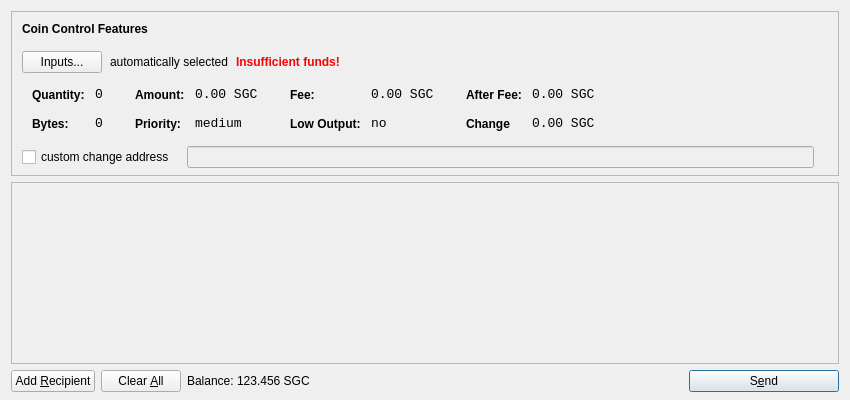
<?xml version="1.0" encoding="UTF-8"?>
<ui version="4.0">
 <class>SendCoinsDialog</class>
 <widget class="QDialog" name="SendCoinsDialog">
  <property name="geometry">
   <rect>
    <x>0</x>
    <y>0</y>
    <width>850</width>
    <height>400</height>
   </rect>
  </property>
  <property name="windowTitle">
   <string>Send Coins</string>
  </property>
  <property name="styleSheet">
   <string notr="true">background-image: url(:/images/gr);</string>
  </property>
  <layout class="QVBoxLayout" name="verticalLayout" stretch="0,1,0">
   <property name="bottomMargin">
    <number>8</number>
   </property>
   <item>
    <widget class="QFrame" name="frameCoinControl">
     <property name="sizePolicy">
      <sizepolicy hsizetype="Expanding" vsizetype="Expanding">
       <horstretch>0</horstretch>
       <verstretch>0</verstretch>
      </sizepolicy>
     </property>
     <property name="maximumSize">
      <size>
       <width>16777215</width>
       <height>16777215</height>
      </size>
     </property>
     <property name="frameShape">
      <enum>QFrame::StyledPanel</enum>
     </property>
     <property name="frameShadow">
      <enum>QFrame::Sunken</enum>
     </property>
     <layout class="QVBoxLayout" name="verticalLayoutCoinControl2">
      <property name="spacing">
       <number>6</number>
      </property>
      <property name="leftMargin">
       <number>0</number>
      </property>
      <property name="topMargin">
       <number>0</number>
      </property>
      <property name="rightMargin">
       <number>0</number>
      </property>
      <property name="bottomMargin">
       <number>6</number>
      </property>
      <item>
       <layout class="QVBoxLayout" name="verticalLayoutCoinControl" stretch="0,0,0,0,1">
        <property name="spacing">
         <number>0</number>
        </property>
        <property name="leftMargin">
         <number>10</number>
        </property>
        <property name="topMargin">
         <number>10</number>
        </property>
        <item>
         <layout class="QHBoxLayout" name="horizontalLayoutCoinControl1">
          <property name="bottomMargin">
           <number>15</number>
          </property>
          <item>
           <widget class="QLabel" name="labelCoinControlFeatures">
            <property name="sizePolicy">
             <sizepolicy hsizetype="Preferred" vsizetype="Maximum">
              <horstretch>0</horstretch>
              <verstretch>0</verstretch>
             </sizepolicy>
            </property>
            <property name="font">
             <font>
              <weight>75</weight>
              <bold>true</bold>
             </font>
            </property>
            <property name="styleSheet">
             <string notr="true">font-weight:bold;</string>
            </property>
            <property name="text">
             <string>Coin Control Features</string>
            </property>
           </widget>
          </item>
         </layout>
        </item>
        <item>
         <layout class="QHBoxLayout" name="horizontalLayoutCoinControl2" stretch="0,0,0,0">
          <property name="spacing">
           <number>8</number>
          </property>
          <property name="bottomMargin">
           <number>10</number>
          </property>
          <item>
           <widget class="QPushButton" name="pushButtonCoinControl">
            <property name="styleSheet">
             <string notr="true"/>
            </property>
            <property name="text">
             <string>Inputs...</string>
            </property>
           </widget>
          </item>
          <item>
           <widget class="QLabel" name="labelCoinControlAutomaticallySelected">
            <property name="text">
             <string>automatically selected</string>
            </property>
            <property name="margin">
             <number>5</number>
            </property>
           </widget>
          </item>
          <item>
           <widget class="QLabel" name="labelCoinControlInsuffFunds">
            <property name="font">
             <font>
              <weight>75</weight>
              <bold>true</bold>
             </font>
            </property>
            <property name="styleSheet">
             <string notr="true">color:red;font-weight:bold;</string>
            </property>
            <property name="text">
             <string>Insufficient funds!</string>
            </property>
            <property name="margin">
             <number>5</number>
            </property>
           </widget>
          </item>
          <item>
           <spacer name="horizontalSpacerCoinControl">
            <property name="orientation">
             <enum>Qt::Horizontal</enum>
            </property>
            <property name="sizeHint" stdset="0">
             <size>
              <width>40</width>
              <height>1</height>
             </size>
            </property>
           </spacer>
          </item>
         </layout>
        </item>
        <item>
         <widget class="QWidget" name="widgetCoinControl" native="true">
          <property name="sizePolicy">
           <sizepolicy hsizetype="Preferred" vsizetype="Preferred">
            <horstretch>0</horstretch>
            <verstretch>0</verstretch>
           </sizepolicy>
          </property>
          <property name="minimumSize">
           <size>
            <width>0</width>
            <height>0</height>
           </size>
          </property>
          <property name="styleSheet">
           <string notr="true"/>
          </property>
          <layout class="QHBoxLayout" name="horizontalLayoutCoinControl5">
           <property name="leftMargin">
            <number>0</number>
           </property>
           <property name="topMargin">
            <number>0</number>
           </property>
           <property name="rightMargin">
            <number>0</number>
           </property>
           <property name="bottomMargin">
            <number>0</number>
           </property>
           <item>
            <layout class="QHBoxLayout" name="horizontalLayoutCoinControl3" stretch="0,0,0,1">
             <property name="spacing">
              <number>20</number>
             </property>
             <property name="topMargin">
              <number>0</number>
             </property>
             <property name="bottomMargin">
              <number>10</number>
             </property>
             <item>
              <layout class="QFormLayout" name="formLayoutCoinControl1">
               <property name="horizontalSpacing">
                <number>10</number>
               </property>
               <property name="verticalSpacing">
                <number>14</number>
               </property>
               <property name="leftMargin">
                <number>10</number>
               </property>
               <property name="topMargin">
                <number>4</number>
               </property>
               <property name="rightMargin">
                <number>6</number>
               </property>
               <item row="0" column="0">
                <widget class="QLabel" name="labelCoinControlQuantityText">
                 <property name="styleSheet">
                  <string notr="true">font-weight:bold;</string>
                 </property>
                 <property name="text">
                  <string>Quantity:</string>
                 </property>
                 <property name="margin">
                  <number>0</number>
                 </property>
                </widget>
               </item>
               <item row="0" column="1">
                <widget class="QLabel" name="labelCoinControlQuantity">
                 <property name="font">
                  <font>
                   <family>Monospace</family>
                   <pointsize>10</pointsize>
                  </font>
                 </property>
                 <property name="cursor">
                  <cursorShape>IBeamCursor</cursorShape>
                 </property>
                 <property name="contextMenuPolicy">
                  <enum>Qt::ActionsContextMenu</enum>
                 </property>
                 <property name="text">
                  <string>0</string>
                 </property>
                 <property name="margin">
                  <number>0</number>
                 </property>
                 <property name="textInteractionFlags">
                  <set>Qt::LinksAccessibleByMouse|Qt::TextSelectableByKeyboard|Qt::TextSelectableByMouse</set>
                 </property>
                </widget>
               </item>
               <item row="1" column="0">
                <widget class="QLabel" name="labelCoinControlBytesText">
                 <property name="styleSheet">
                  <string notr="true">font-weight:bold;</string>
                 </property>
                 <property name="text">
                  <string>Bytes:</string>
                 </property>
                </widget>
               </item>
               <item row="1" column="1">
                <widget class="QLabel" name="labelCoinControlBytes">
                 <property name="font">
                  <font>
                   <family>Monospace</family>
                   <pointsize>10</pointsize>
                  </font>
                 </property>
                 <property name="cursor">
                  <cursorShape>IBeamCursor</cursorShape>
                 </property>
                 <property name="contextMenuPolicy">
                  <enum>Qt::ActionsContextMenu</enum>
                 </property>
                 <property name="text">
                  <string>0</string>
                 </property>
                 <property name="textInteractionFlags">
                  <set>Qt::LinksAccessibleByMouse|Qt::TextSelectableByKeyboard|Qt::TextSelectableByMouse</set>
                 </property>
                </widget>
               </item>
              </layout>
             </item>
             <item>
              <layout class="QFormLayout" name="formLayoutCoinControl2">
               <property name="horizontalSpacing">
                <number>10</number>
               </property>
               <property name="verticalSpacing">
                <number>14</number>
               </property>
               <property name="leftMargin">
                <number>6</number>
               </property>
               <property name="topMargin">
                <number>4</number>
               </property>
               <property name="rightMargin">
                <number>6</number>
               </property>
               <item row="0" column="0">
                <widget class="QLabel" name="labelCoinControlAmountText">
                 <property name="styleSheet">
                  <string notr="true">font-weight:bold;</string>
                 </property>
                 <property name="text">
                  <string>Amount:</string>
                 </property>
                 <property name="margin">
                  <number>0</number>
                 </property>
                </widget>
               </item>
               <item row="0" column="1">
                <widget class="QLabel" name="labelCoinControlAmount">
                 <property name="font">
                  <font>
                   <family>Monospace</family>
                   <pointsize>10</pointsize>
                  </font>
                 </property>
                 <property name="cursor">
                  <cursorShape>IBeamCursor</cursorShape>
                 </property>
                 <property name="contextMenuPolicy">
                  <enum>Qt::ActionsContextMenu</enum>
                 </property>
                 <property name="text">
                  <string>0.00 SGC</string>
                 </property>
                 <property name="textInteractionFlags">
                  <set>Qt::LinksAccessibleByMouse|Qt::TextSelectableByKeyboard|Qt::TextSelectableByMouse</set>
                 </property>
                </widget>
               </item>
               <item row="1" column="0">
                <widget class="QLabel" name="labelCoinControlPriorityText">
                 <property name="styleSheet">
                  <string notr="true">font-weight:bold;</string>
                 </property>
                 <property name="text">
                  <string>Priority:</string>
                 </property>
                </widget>
               </item>
               <item row="1" column="1">
                <widget class="QLabel" name="labelCoinControlPriority">
                 <property name="font">
                  <font>
                   <family>Monospace</family>
                   <pointsize>10</pointsize>
                  </font>
                 </property>
                 <property name="cursor">
                  <cursorShape>IBeamCursor</cursorShape>
                 </property>
                 <property name="contextMenuPolicy">
                  <enum>Qt::ActionsContextMenu</enum>
                 </property>
                 <property name="text">
                  <string>medium</string>
                 </property>
                 <property name="textInteractionFlags">
                  <set>Qt::LinksAccessibleByMouse|Qt::TextSelectableByKeyboard|Qt::TextSelectableByMouse</set>
                 </property>
                </widget>
               </item>
              </layout>
             </item>
             <item>
              <layout class="QFormLayout" name="formLayoutCoinControl3">
               <property name="horizontalSpacing">
                <number>10</number>
               </property>
               <property name="verticalSpacing">
                <number>14</number>
               </property>
               <property name="leftMargin">
                <number>6</number>
               </property>
               <property name="topMargin">
                <number>4</number>
               </property>
               <property name="rightMargin">
                <number>6</number>
               </property>
               <item row="0" column="0">
                <widget class="QLabel" name="labelCoinControlFeeText">
                 <property name="styleSheet">
                  <string notr="true">font-weight:bold;</string>
                 </property>
                 <property name="text">
                  <string>Fee:</string>
                 </property>
                 <property name="margin">
                  <number>0</number>
                 </property>
                </widget>
               </item>
               <item row="0" column="1">
                <widget class="QLabel" name="labelCoinControlFee">
                 <property name="font">
                  <font>
                   <family>Monospace</family>
                   <pointsize>10</pointsize>
                  </font>
                 </property>
                 <property name="cursor">
                  <cursorShape>IBeamCursor</cursorShape>
                 </property>
                 <property name="contextMenuPolicy">
                  <enum>Qt::ActionsContextMenu</enum>
                 </property>
                 <property name="text">
                  <string>0.00 SGC</string>
                 </property>
                 <property name="textInteractionFlags">
                  <set>Qt::LinksAccessibleByMouse|Qt::TextSelectableByKeyboard|Qt::TextSelectableByMouse</set>
                 </property>
                </widget>
               </item>
               <item row="1" column="0">
                <widget class="QLabel" name="labelCoinControlLowOutputText">
                 <property name="styleSheet">
                  <string notr="true">font-weight:bold;</string>
                 </property>
                 <property name="text">
                  <string>Low Output:</string>
                 </property>
                </widget>
               </item>
               <item row="1" column="1">
                <widget class="QLabel" name="labelCoinControlLowOutput">
                 <property name="font">
                  <font>
                   <family>Monospace</family>
                   <pointsize>10</pointsize>
                  </font>
                 </property>
                 <property name="cursor">
                  <cursorShape>IBeamCursor</cursorShape>
                 </property>
                 <property name="contextMenuPolicy">
                  <enum>Qt::ActionsContextMenu</enum>
                 </property>
                 <property name="text">
                  <string>no</string>
                 </property>
                 <property name="textInteractionFlags">
                  <set>Qt::LinksAccessibleByMouse|Qt::TextSelectableByKeyboard|Qt::TextSelectableByMouse</set>
                 </property>
                </widget>
               </item>
              </layout>
             </item>
             <item>
              <layout class="QFormLayout" name="formLayoutCoinControl4">
               <property name="horizontalSpacing">
                <number>10</number>
               </property>
               <property name="verticalSpacing">
                <number>14</number>
               </property>
               <property name="leftMargin">
                <number>6</number>
               </property>
               <property name="topMargin">
                <number>4</number>
               </property>
               <property name="rightMargin">
                <number>6</number>
               </property>
               <item row="0" column="0">
                <widget class="QLabel" name="labelCoinControlAfterFeeText">
                 <property name="styleSheet">
                  <string notr="true">font-weight:bold;</string>
                 </property>
                 <property name="text">
                  <string>After Fee:</string>
                 </property>
                 <property name="margin">
                  <number>0</number>
                 </property>
                </widget>
               </item>
               <item row="0" column="1">
                <widget class="QLabel" name="labelCoinControlAfterFee">
                 <property name="font">
                  <font>
                   <family>Monospace</family>
                   <pointsize>10</pointsize>
                  </font>
                 </property>
                 <property name="cursor">
                  <cursorShape>IBeamCursor</cursorShape>
                 </property>
                 <property name="contextMenuPolicy">
                  <enum>Qt::ActionsContextMenu</enum>
                 </property>
                 <property name="text">
                  <string>0.00 SGC</string>
                 </property>
                 <property name="textInteractionFlags">
                  <set>Qt::LinksAccessibleByMouse|Qt::TextSelectableByKeyboard|Qt::TextSelectableByMouse</set>
                 </property>
                </widget>
               </item>
               <item row="1" column="0">
                <widget class="QLabel" name="labelCoinControlChangeText">
                 <property name="styleSheet">
                  <string notr="true">font-weight:bold;</string>
                 </property>
                 <property name="text">
                  <string>Change</string>
                 </property>
                </widget>
               </item>
               <item row="1" column="1">
                <widget class="QLabel" name="labelCoinControlChange">
                 <property name="font">
                  <font>
                   <family>Monospace</family>
                   <pointsize>10</pointsize>
                  </font>
                 </property>
                 <property name="cursor">
                  <cursorShape>IBeamCursor</cursorShape>
                 </property>
                 <property name="contextMenuPolicy">
                  <enum>Qt::ActionsContextMenu</enum>
                 </property>
                 <property name="text">
                  <string>0.00 SGC</string>
                 </property>
                 <property name="textInteractionFlags">
                  <set>Qt::LinksAccessibleByMouse|Qt::TextSelectableByKeyboard|Qt::TextSelectableByMouse</set>
                 </property>
                </widget>
               </item>
              </layout>
             </item>
            </layout>
           </item>
          </layout>
         </widget>
        </item>
        <item>
         <layout class="QHBoxLayout" name="horizontalLayoutCoinControl4" stretch="0,0,0">
          <property name="spacing">
           <number>12</number>
          </property>
          <property name="sizeConstraint">
           <enum>QLayout::SetDefaultConstraint</enum>
          </property>
          <property name="topMargin">
           <number>5</number>
          </property>
          <property name="rightMargin">
           <number>5</number>
          </property>
          <item>
           <widget class="QCheckBox" name="checkBoxCoinControlChange">
            <property name="text">
             <string>custom change address</string>
            </property>
           </widget>
          </item>
          <item>
           <widget class="QLineEdit" name="lineEditCoinControlChange">
            <property name="enabled">
             <bool>false</bool>
            </property>
            <property name="sizePolicy">
             <sizepolicy hsizetype="Expanding" vsizetype="Fixed">
              <horstretch>0</horstretch>
              <verstretch>0</verstretch>
             </sizepolicy>
            </property>
           </widget>
          </item>
          <item>
           <widget class="QLabel" name="labelCoinControlChangeLabel">
            <property name="sizePolicy">
             <sizepolicy hsizetype="Preferred" vsizetype="Expanding">
              <horstretch>0</horstretch>
              <verstretch>0</verstretch>
             </sizepolicy>
            </property>
            <property name="minimumSize">
             <size>
              <width>0</width>
              <height>0</height>
             </size>
            </property>
            <property name="text">
             <string/>
            </property>
            <property name="margin">
             <number>3</number>
            </property>
           </widget>
          </item>
         </layout>
        </item>
        <item>
         <spacer name="verticalSpacerCoinControl">
          <property name="orientation">
           <enum>Qt::Vertical</enum>
          </property>
          <property name="sizeHint" stdset="0">
           <size>
            <width>800</width>
            <height>1</height>
           </size>
          </property>
         </spacer>
        </item>
       </layout>
      </item>
     </layout>
    </widget>
   </item>
   <item>
    <widget class="QScrollArea" name="scrollArea">
     <property name="widgetResizable">
      <bool>true</bool>
     </property>
     <widget class="QWidget" name="scrollAreaWidgetContents">
      <property name="geometry">
       <rect>
        <x>0</x>
        <y>0</y>
        <width>830</width>
        <height>172</height>
       </rect>
      </property>
      <layout class="QVBoxLayout" name="verticalLayout_2">
       <property name="leftMargin">
        <number>0</number>
       </property>
       <property name="topMargin">
        <number>0</number>
       </property>
       <property name="rightMargin">
        <number>0</number>
       </property>
       <property name="bottomMargin">
        <number>0</number>
       </property>
       <item>
        <layout class="QVBoxLayout" name="entries">
         <property name="spacing">
          <number>6</number>
         </property>
        </layout>
       </item>
       <item>
        <spacer name="verticalSpacer">
         <property name="orientation">
          <enum>Qt::Vertical</enum>
         </property>
         <property name="sizeHint" stdset="0">
          <size>
           <width>20</width>
           <height>40</height>
          </size>
         </property>
        </spacer>
       </item>
      </layout>
     </widget>
    </widget>
   </item>
   <item>
    <layout class="QHBoxLayout" name="horizontalLayout">
     <item>
      <widget class="QPushButton" name="addButton">
       <property name="toolTip">
        <string>Send to multiple recipients at once</string>
       </property>
       <property name="text">
        <string>Add &amp;Recipient</string>
       </property>
       <property name="icon">
        <iconset resource="../bitcoin.qrc">
         <normaloff>:/icons/add</normaloff>:/icons/add</iconset>
       </property>
       <property name="autoDefault">
        <bool>false</bool>
       </property>
      </widget>
     </item>
     <item>
      <widget class="QPushButton" name="clearButton">
       <property name="sizePolicy">
        <sizepolicy hsizetype="Minimum" vsizetype="Fixed">
         <horstretch>0</horstretch>
         <verstretch>0</verstretch>
        </sizepolicy>
       </property>
       <property name="toolTip">
        <string>Remove all transaction fields</string>
       </property>
       <property name="text">
        <string>Clear &amp;All</string>
       </property>
       <property name="icon">
        <iconset resource="../bitcoin.qrc">
         <normaloff>:/icons/remove</normaloff>:/icons/remove</iconset>
       </property>
       <property name="autoRepeatDelay">
        <number>300</number>
       </property>
       <property name="autoDefault">
        <bool>false</bool>
       </property>
      </widget>
     </item>
     <item>
      <layout class="QHBoxLayout" name="horizontalLayout_2">
       <property name="spacing">
        <number>3</number>
       </property>
       <item>
        <widget class="QLabel" name="label">
         <property name="sizePolicy">
          <sizepolicy hsizetype="Preferred" vsizetype="Fixed">
           <horstretch>0</horstretch>
           <verstretch>0</verstretch>
          </sizepolicy>
         </property>
         <property name="text">
          <string>Balance:</string>
         </property>
        </widget>
       </item>
       <item>
        <widget class="QLabel" name="labelBalance">
         <property name="sizePolicy">
          <sizepolicy hsizetype="Preferred" vsizetype="Fixed">
           <horstretch>0</horstretch>
           <verstretch>0</verstretch>
          </sizepolicy>
         </property>
         <property name="cursor">
          <cursorShape>IBeamCursor</cursorShape>
         </property>
         <property name="text">
          <string>123.456 SGC</string>
         </property>
         <property name="textInteractionFlags">
          <set>Qt::LinksAccessibleByMouse|Qt::TextSelectableByKeyboard|Qt::TextSelectableByMouse</set>
         </property>
        </widget>
       </item>
      </layout>
     </item>
     <item>
      <spacer name="horizontalSpacer">
       <property name="orientation">
        <enum>Qt::Horizontal</enum>
       </property>
       <property name="sizeHint" stdset="0">
        <size>
         <width>40</width>
         <height>20</height>
        </size>
       </property>
      </spacer>
     </item>
     <item>
      <widget class="QPushButton" name="sendButton">
       <property name="minimumSize">
        <size>
         <width>150</width>
         <height>0</height>
        </size>
       </property>
       <property name="toolTip">
        <string>Confirm the send action</string>
       </property>
       <property name="text">
        <string>S&amp;end</string>
       </property>
       <property name="icon">
        <iconset resource="../bitcoin.qrc">
         <normaloff>:/icons/send</normaloff>:/icons/send</iconset>
       </property>
       <property name="default">
        <bool>true</bool>
       </property>
      </widget>
     </item>
    </layout>
   </item>
  </layout>
 </widget>
 <resources>
  <include location="../bitcoin.qrc"/>
 </resources>
 <connections/>
</ui>
